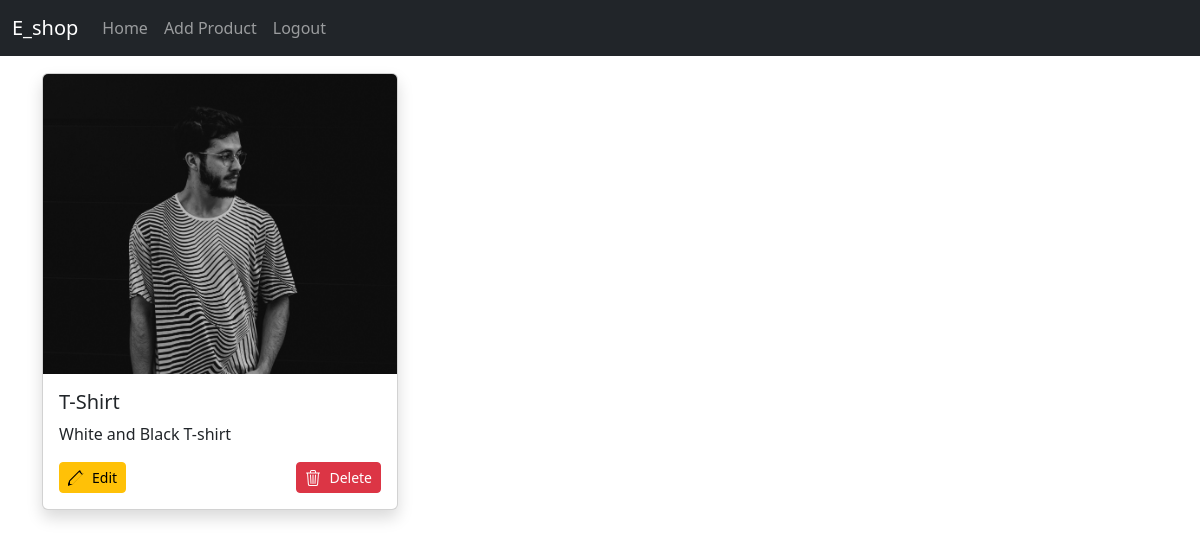
Page /shop_home (signed in) on the earlier database version.
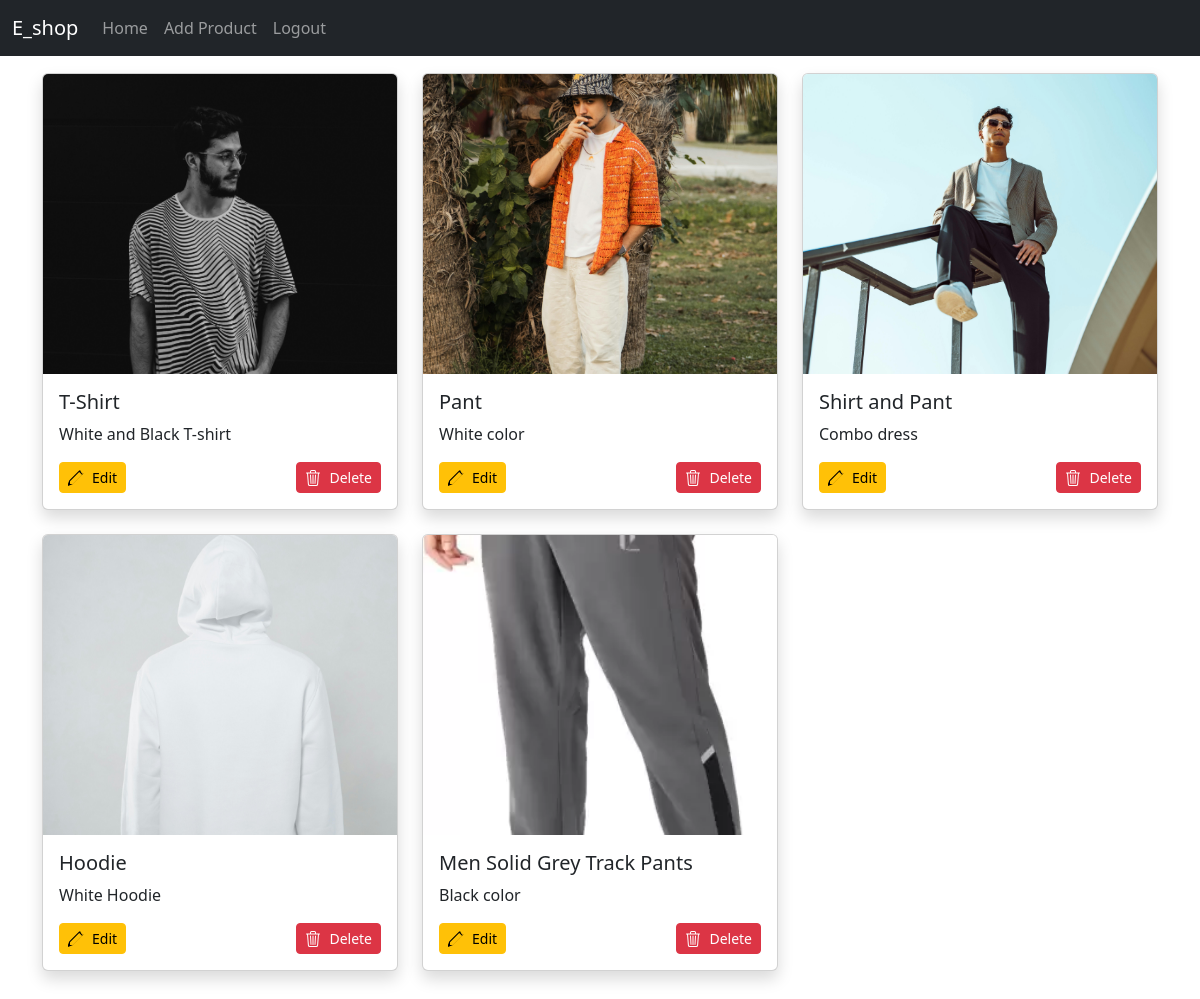
Same page on the later database version.
### app/models.py (models this page shows)
class Product(models.Model):
    pid=models.TextField()
    name=models.TextField()
    dis=models.TextField()
    price=models.IntegerField()
    offer_price=models.IntegerField()
    stock=models.IntegerField()
    img=models.FileField()

### app/views.py (the view)
# urls.py: path('shop_home',views.shop_home),
def shop_home(req):
    if 'shop' in req.session:
        data=Product.objects.all()
        return render(req,'shop/home.html',{'products':data})
    else:
        return redirect(e_shop_login)

### template/shop/home.html (shortened to what this page needs)
<!DOCTYPE html>
<html lang="en">
<head>
    <link href="https://cdn.jsdelivr.net/npm/bootstrap@5.3.3/dist/css/bootstrap.min.css" rel="stylesheet">
</head>
<body>
  <nav class="navbar navbar-expand-sm bg-dark navbar-dark fixed-top">
    <div class="container-fluid">
            <a class="navbar-brand" href="">E_shop</a>
            <div class="collapse navbar-collapse" id="collapsibleNavbar">
              <ul class="navbar-nav">
                <li class="nav-item">
                  <a class="nav-link" href="shop_home">Home</a>
                </li>
                <li class="nav-item">
                  <a class="nav-link" href="add_pro">Add Product</a>
                </li>
                <li class="nav-item">
                  <a class="nav-link" href="logout">Logout</a>
                </li>
              </ul>
            </div>
          </div>
  </nav>
  <div class="container py-5" style="margin-top: 25px;">
    <div class="row g-4">
      {% for pro in products %}
      <div class="col-sm-12 col-md-6 col-lg-4">
        <div class="card h-100 shadow">
          <img src="{{pro.img.url}}" class="card-img-top" alt="{{pro.name}}" style="height: 300px; object-fit: cover;">
          <div class="card-body d-flex flex-column">
            <h5 class="card-title">{{pro.name}}</h5>
            <p class="card-text">{{pro.dis}}</p>
            <div class="mt-auto d-flex justify-content-between">
              <a href="#" class="btn btn-warning btn-sm d-flex align-items-center">
                Edit
              </a>
              <a href="#" class="btn btn-danger btn-sm d-flex align-items-center">
                Delete
              </a>
            </div>
          </div>
        </div>
      </div>
      {% endfor %}
    </div>
  </div>
</body>
</html>

### template/shop/home.html (style rules this page uses)
.card-img-top { transition: transform 0.3s ease, filter 0.3s ease; }

Differences in the rows shown:
added Product: img (picture), name "Pant", dis "White color"
added Product: img (picture), name "Shirt and Pant", dis "Combo dress"
added Product: img (picture), name "Hoodie", dis "White Hoodie"
added Product: img (picture), name "Men Solid Grey Track Pants", dis "Black color"
